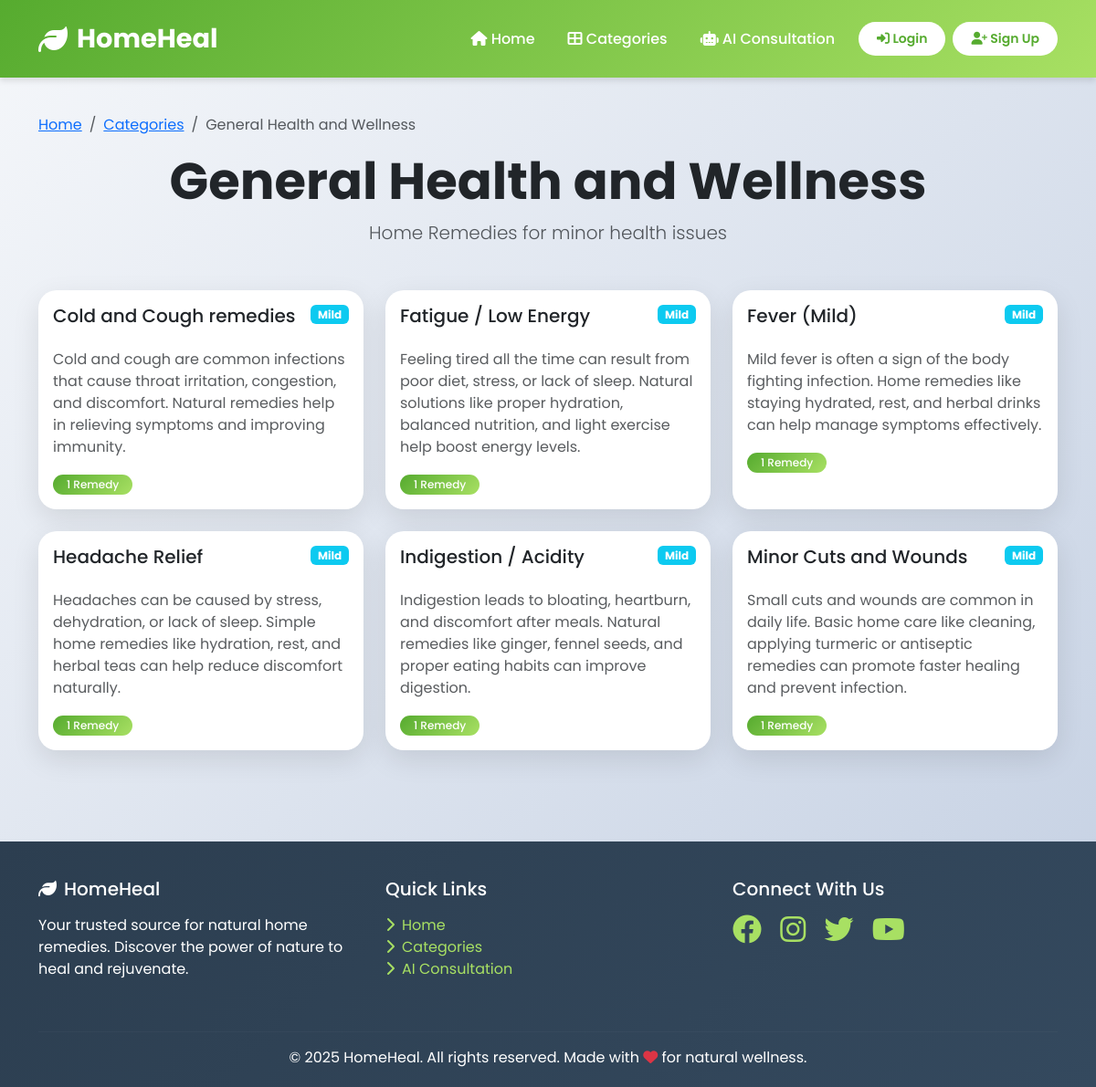
Screenshot of /category/general-health-and-wellness/ with the database file from the repository.
### remedies/models.py (models this page shows, shortened)
class Category(models.Model):
    name = models.CharField(max_length=50)
    description = models.TextField(blank=True)
    icon = models.CharField(max_length=50, blank=True)  # For Font Awesome icons
    slug = models.SlugField(unique=True)
    created_at = models.DateTimeField(auto_now_add=True)
    class Meta:
        verbose_name_plural = "Categories"
        ordering = ['name']

class Problem(models.Model):
    category = models.ForeignKey(Category, on_delete=models.CASCADE, related_name='problems')
    name = models.CharField(max_length=100)
    description = models.TextField(blank=True)
    slug = models.SlugField()
    severity_choices = [
        ('mild', 'Mild'),
        ('moderate', 'Moderate'),
        ('severe', 'Severe')
    ]
    severity = models.CharField(max_length=20, choices=severity_choices, default='mild')
    created_at = models.DateTimeField(auto_now_add=True)
    class Meta:
        ordering = ['category', 'name']
        unique_together = ['category', 'slug']

### remedies/views.py (the view)
# urls.py: path('category/<slug:slug>/', remedy_views.category_detail, name='category_detail'),
def category_detail(request, slug):
    category = get_object_or_404(Category, slug=slug)
    problems = category.problems.all()
    context = {
        'category': category,
        'problems': problems,
    }
    return render(request, 'remedies/category_detail.html', context)

### templates/remedies/category_detail.html (shortened to what this page needs)
{% extends 'base.html' %}
{% block content %}
<div class="container">
    <nav aria-label="breadcrumb">
        <ol class="breadcrumb">
            <li class="breadcrumb-item"><a href="{% url 'home' %}">Home</a></li>
            <li class="breadcrumb-item"><a href="{% url 'categories' %}">Categories</a></li>
            <li class="breadcrumb-item active">{{ category.name }}</li>
        </ol>
    </nav>
    <div class="text-center mb-5">
        <h1 class="display-4 fw-bold">{{ category.name }}</h1>
        <p class="lead text-muted">{{ category.description }}</p>
    </div>
    <div class="row g-4">
        {% for problem in problems %}
        <div class="col-md-6 col-lg-4">
            <a href="{% url 'problem_detail' category.slug problem.slug %}" class="text-decoration-none">
                <div class="card h-100">
                    <div class="card-body">
                        <div class="d-flex justify-content-between align-items-start mb-3">
                            <h5 class="card-title">{{ problem.name }}</h5>
                            {% if problem.severity == 'severe' %}
                                <span class="badge bg-danger">Severe</span>
                            {% elif problem.severity == 'moderate' %}
                                <span class="badge bg-warning">Moderate</span>
                            {% else %}
                                <span class="badge bg-info">Mild</span>
                            {% endif %}
                        </div>
                        <p class="card-text text-muted">{{ problem.description }}</p>
                        <div class="mt-3">
                            <span class="badge badge-custom">
                                {{ problem.remedies.count }} Remed{{ problem.remedies.count|pluralize:"y,ies" }}
                            </span>
                        </div>
                    </div>
                </div>
            </a>
        </div>
        {% endfor %}
    </div>
</div>
{% endblock %}

### templates/base.html (style rules this page uses)
:root { --primary-color: #2ecc71; --secondary-color: #27ae60; --accent-color: #3498db; --dark-color: #2c3e50; --light-color: #ecf0f1; --gradient-start: #56ab2f; --gradient-end: #a8e063; }
* { margin: 0; padding: 0; box-sizing: border-box; }
body { font-family: 'Poppins', sans-serif; background: linear-gradient(135deg, #f5f7fa 0%, #c3cfe2 100%); min-height: 100vh; }
.card { border: none; border-radius: 20px; box-shadow: 0 10px 30px rgba(0,0,0,0.1); transition: all 0.3s ease; overflow: hidden; }
.badge-custom { background: linear-gradient(135deg, var(--gradient-start) 0%, var(--gradient-end) 100%); padding: 5px 15px; border-radius: 20px; font-weight: 500; }

### rows the page displays
Category: name "General Health and Wellness", description "Home Remedies for minor health issues"
Problem: name "Cold and Cough remedies", severity "Mild", description "Cold and cough are common infections that cause throat irritation, congestion, and discomfort. Natural remedies help in relieving symptoms and improving immunity.", remedies.count "1"
Problem: name "Fatigue / Low Energy", severity "Mild", description "Feeling tired all the time can result from poor diet, stress, or lack of sleep. Natural solutions like proper hydration, balanced nutrition, and light exercise help boost energy levels.", remedies.count "1"
Problem: name "Fever (Mild)", severity "Mild", description "Mild fever is often a sign of the body fighting infection. Home remedies like staying hydrated, rest, and herbal drinks can help manage symptoms effectively.", remedies.count "1"
Problem: name "Headache Relief", severity "Mild", description "Headaches can be caused by stress, dehydration, or lack of sleep. Simple home remedies like hydration, rest, and herbal teas can help reduce discomfort naturally.", remedies.count "1"
Problem: name "Indigestion / Acidity", severity "Mild", description "Indigestion leads to bloating, heartburn, and discomfort after meals. Natural remedies like ginger, fennel seeds, and proper eating habits can improve digestion.", remedies.count "1"
Problem: name "Minor Cuts and Wounds", severity "Mild", description "Small cuts and wounds are common in daily life. Basic home care like cleaning, applying turmeric or antiseptic remedies can promote faster healing and prevent infection.", remedies.count "1"
